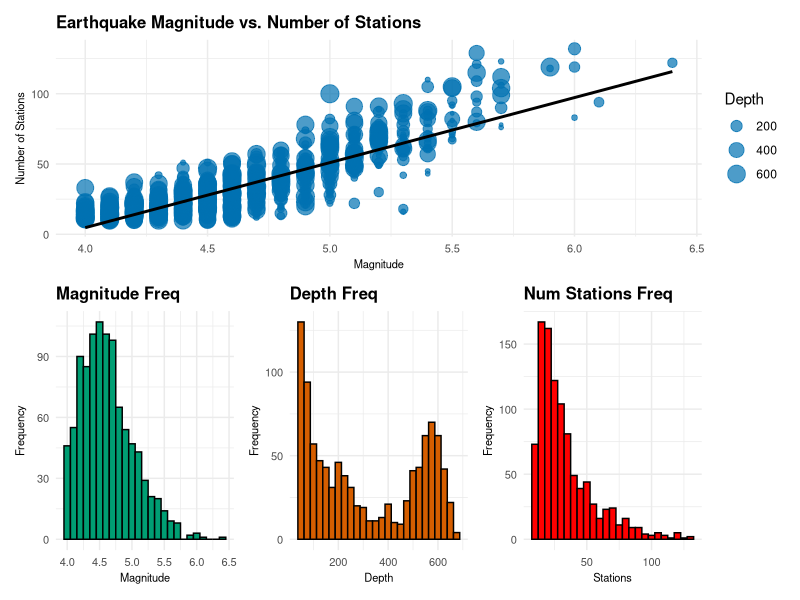

The R source for this figure:
# Load the ggplot2 library
library(ggplot2)
library(ggthemes)
library(patchwork)

# View the data, learn more, see num rows
View(quakes)
?quakes
nrow(quakes)

# function to create graphs
create_graphs <- function() {

  # Create the second bubble scatter plot
  plot1 <- ggplot(quakes, aes(x = mag, y = stations, size = depth)) +
    geom_point(alpha = 0.7, color = "#0072B2") +  # Adjust point color
    geom_smooth(method = "lm", se = FALSE, color = "black", size = 1) +  # Update size to linewidth
    labs(title = "Earthquake Magnitude vs. Number of Stations",
         x = "Magnitude",
         y = "Number of Stations",
         size = "Depth") +
    theme_minimal() +  # Use a minimal theme
    theme(legend.position = "right",  # Adjust legend position
        plot.title = element_text(size = 12, face = "bold"), # Adjust title font size and style
        axis.text = element_text(size = 8), # Adjust axis text size
        axis.title = element_text(size = 8)) # Adjust axis title text size
  
  # Create a histogram for the number of earthquakes per magnitude
  plot2 <- ggplot(quakes, aes(x = mag)) +
    geom_histogram(binwidth = 0.1, fill = "#009E73", color = "black") +
    labs(title = "Magnitude Freq",
         x = "Magnitude",
         y = "Frequency") +
    theme_minimal() +  # Use a minimal theme
    theme(plot.title = element_text(size = 12, face = "bold"), # Adjust title font size and style
          axis.text = element_text(size = 8), # Adjust axis text size
          axis.title = element_text(size = 8)) # Adjust axis title text size
 
  # Create a histogram for the number of earthquakes per magnitude
  plot3 <- ggplot(quakes, aes(x = depth)) +
    geom_histogram(binwidth = 25, fill = "#D55E00", color = "black") +
    labs(title = "Depth Freq",
         x = "Depth",
         y = "Frequency") +
    theme_minimal() +  # Use a minimal theme
    theme(plot.title = element_text(size = 12, face = "bold"), # Adjust title font size and style
          axis.text = element_text(size = 8), # Adjust axis text size
          axis.title = element_text(size = 8)) # Adjust axis title text size
 
  # Create a histogram for the number of earthquakes per magnitude
  plot4 <- ggplot(quakes, aes(x = stations)) +
    geom_histogram(binwidth = 5, fill = "red", color = "black") +
    labs(title = "Num Stations Freq",
         x = "Stations",
         y = "Frequency") +
    theme_minimal() +  # Use a minimal theme
    theme(plot.title = element_text(size = 12, face = "bold"), # Adjust title font size and style
          axis.text = element_text(size = 8), # Adjust axis text size
          axis.title = element_text(size = 8)) # Adjust axis title text size
  
  # Arrange the plots using patchwork
  plot1_half <- plot1 + plot_layout(heights = c(1, 0))
  final_plot <- plot1_half / (plot2 | plot3 | plot4)
  
  # Display the final plot
  final_plot

}
create_graphs()
